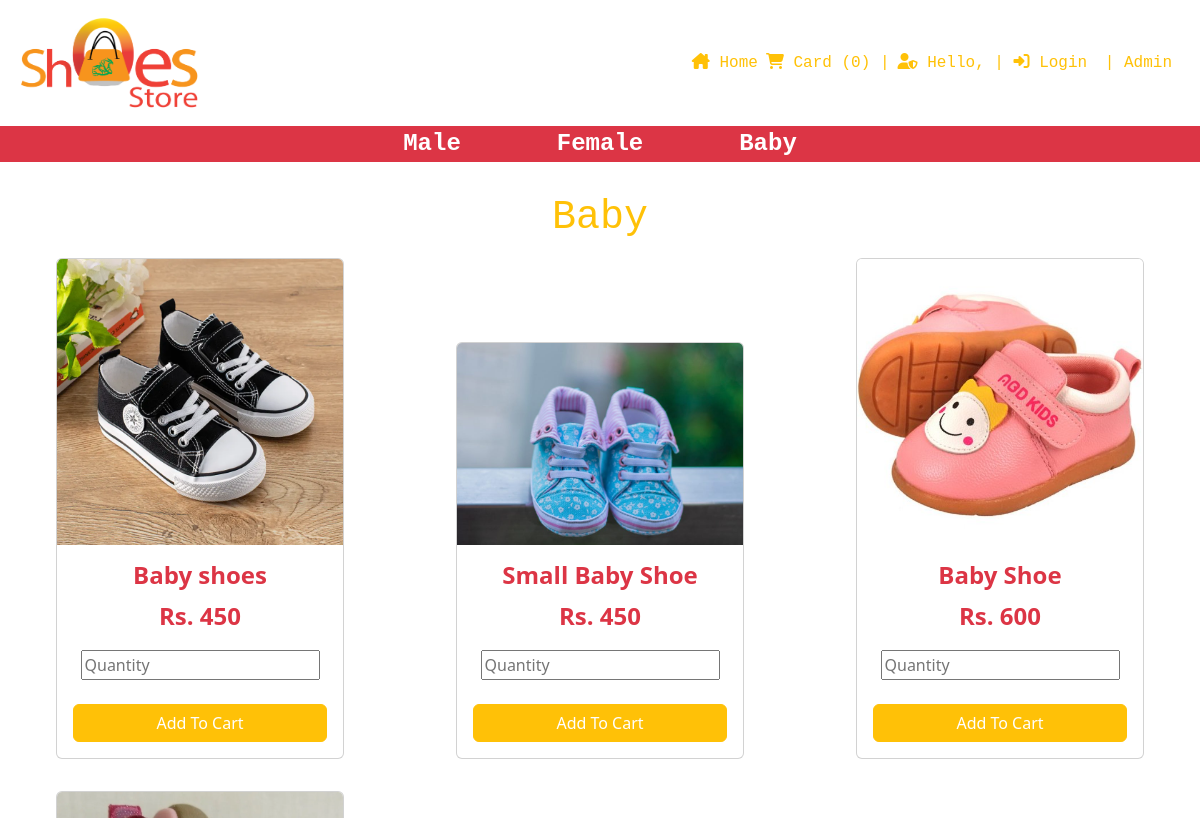
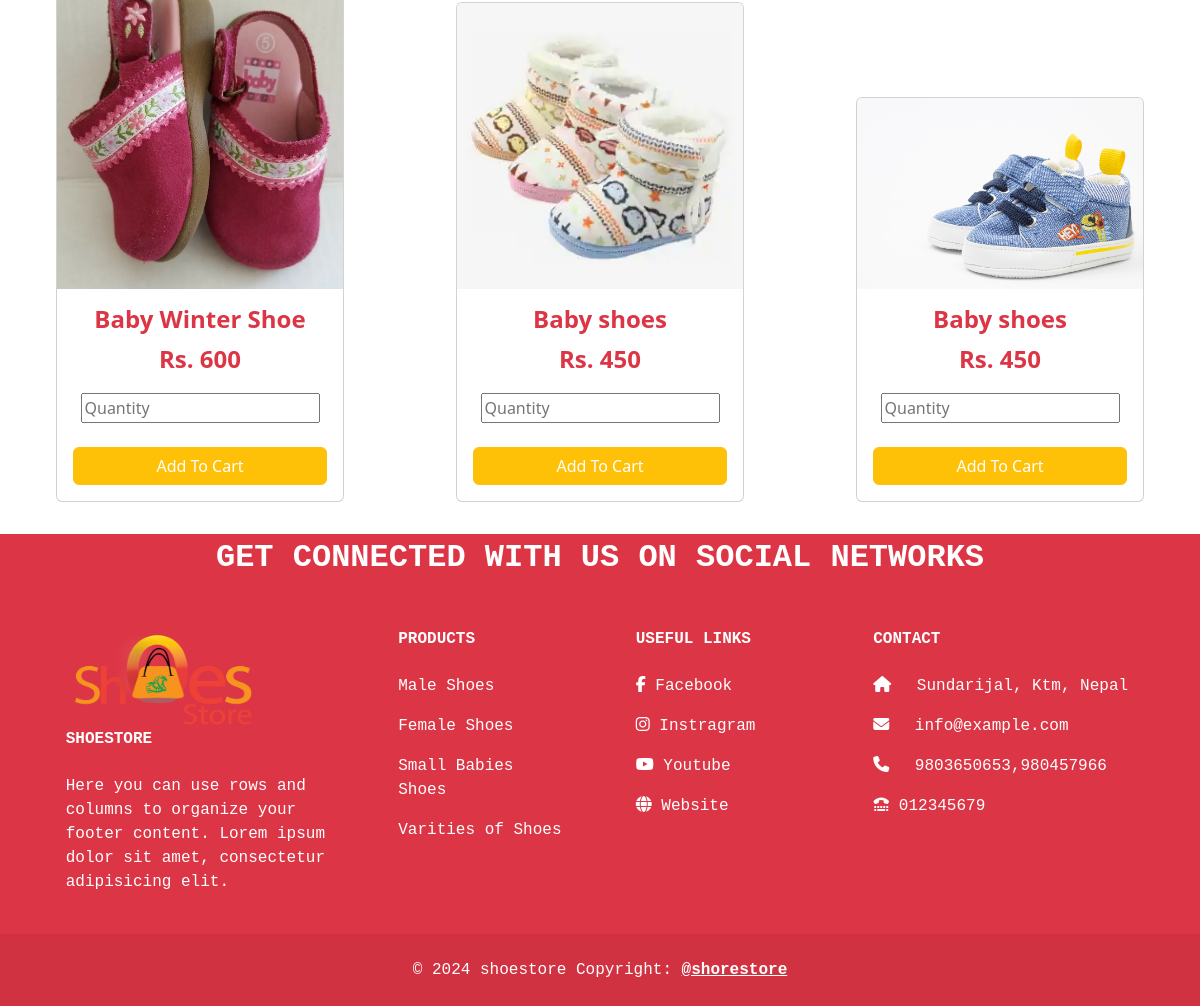
Screenshot of /user/baby.php with the database file from the repository (2 pictures, top to bottom).
### tables this page shows
CREATE TABLE `tblproduct` (
  `ID` int(11) NOT NULL,
  `pname` varchar(100) NOT NULL,
  `pprice` varchar(100) NOT NULL,
  `pimage` varchar(200) NOT NULL,
  `pcategory` varchar(100) NOT NULL
);

### user/baby.php (the view, shortened to what this page needs)
<html>
    <head>
        <link href="https://cdn.jsdelivr.net/npm/bootstrap@5.3.2/dist/css/bootstrap.min.css" rel="stylesheet">
        <link rel="stylesheet" href="https://cdnjs.cloudflare.com/ajax/libs/font-awesome/6.5.1/css/all.min.css">
    <?php
    include 'header.php'
    ?>
    </head>
    <body>
        <div class="container-fluid">
            <div class="colmd-12">
            <div class="row">
<h1 class="text-warning font-monospace text-center my-3">Baby</h1>
<?php
include 'config.php';
$Record = mysqli_query($con, "select * from tblproduct");
 while($row=mysqli_fetch_array($Record)){
$check_page =$row['pcategory'];
if($check_page === 'Baby'){
 echo "
 <div class='col-md-6 col-lg-4 m-auto mb-3'>
 <form action = 'insertcart.php' method ='POST'>
  <div class='card m-auto' style='width: 18rem;'>
  <img src='../admin/product/$row[pimage]' class='card-img-top'>
  <div class='card-body text-center'>
    <h5 class='card-title text-danger fs-4 fw-bold'>$row[pname]</h5>
    <p class='card-text text-danger fs-4 fw-bold'>";?>Rs. <?php echo  number_format($row['pprice'])?><?php echo" </p>
    <input type='hidden' name = 'pname' value = '$row[pname]'>
    <input type='hidden' name = 'pprice' value = '$row[pprice]'>
    <input type='number' name='pquantity' value=' min='1' max ='20'' placeholder='Quantity'><br><br>
    <input type='submit' name= 'addCart' class='btn btn-warning text-white w-100' value='Add To Cart'>
  </div>
</div>
</form>
</div>
";
 }
}
?>
               </div>
            </div>
        </div>
        <?php include 'footer.php' ?>
    </body>
</html>

### rows the page displays
tblproduct: pimage (picture), pname "Baby shoes", pprice "450"
tblproduct: pimage (picture), pname "Small Baby Shoe", pprice "450"
tblproduct: pimage (picture), pname "Baby Shoe", pprice "600"
tblproduct: pimage (picture), pname "Baby Winter Shoe", pprice "600"
tblproduct: pimage (picture), pname "Baby shoes", pprice "450"
tblproduct: pimage (picture), pname "Baby shoes", pprice "450"

### other values shown
$count "0"
